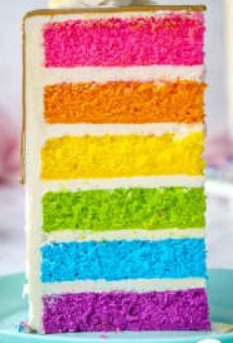
#> input picture eduatoz/data/cake.png, 233 x 343 px, found by its file name
$ jupyter execute --allow-errors DA_Python_Visualization_SOL.ipynb   (shell and % lines are left out)
#> lines starting #> are read from the running program, lines starting #| are printed output that depends on the picture
## 1.Matplotlib을 이용한 시각화
- https://matplotlib.org/3.1.1/gallery/index.html
- https://matplotlib.org/api/_as_gen/matplotlib.pyplot.html

### 1-01. figure
- Matplotlib에서 그래프(Axes, plot)는 Figure 객체내에 존재함
- 그래프를 위한 새로운 Figure는 plt.figure() 함수를 통해 생성
- plt.figure(번호, figsize=크기, dpi=1인치당 픽셀)
    - Create a new figure, or activate an existing figure.
    - cell에는 기본 figure가 설정되어 있음 : 0번
    - 번호를 지정하면 지정한 번호의 figure에 그려짐, 입력된 번호의 figure가 없거나, 생략되면 새로운 figure 생성
    - figsize=(가로크기, 세로크기)로 figure 크기 조절
    - 크기 단위 : 인치, 기본 1인치 = 72 픽셀 (dpi를 사용해 조절 가능)

#> (a cell that did not finish here is left out)

#> (a cell that did not finish here is left out)

[cell 3]
import matplotlib.pyplot as plt
import numpy as np
fig0 = plt.figure(0, figsize=(1,2), dpi=100)
fig1 = plt.figure(1, figsize=(2,4))
figX = plt.figure(figsize=(5, 1))
print(id(fig0), id(fig1), id(figX))
plt.figure(0)
plt.plot(np.arange(1,10, 2))
plt.show()
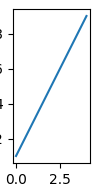
#> figure drawn by matplotlib, 1 panel

[cell 4]
# show 함수
# 그림은 show 함수 호출 전까지 누적됨, IPython에서는 show 호출 없어도 그려짐
# show를 호출하면 누적된 그림 출력
plt.show()

### 1-02. 선 그래프(Line plot)
- plt.plot() 함수 사용
- plt.plot([x], y, [fmt], [data]) 함수를 사용하여 x, y 축을 갖는 그래프 생성
    - x, y : array-like or scalar
    - fmt : str, optional, A format string, e.g. 'ro--' for red circles with dashed line
    - 'ro--' : fmtcolor='red', marker='o', linestyle='dashed'
    - data : indexable object, optional, DataFrame 같은 객체를 주면, x, y를 column 이름으로 줄 수 있음
- plot 설명에서 색, marker 등에 대한 정보 확인
- https://matplotlib.org/2.0.2/examples/color/named_colors.html
- https://matplotlib.org/api/_as_gen/matplotlib.pyplot.plot.html

#### 1-02-1. 하나의 선 그리기
- plt.plot(y) : x는 [0, 1, 2, ..] 자동생성
- plt.plot(x, y) : x, y 둘 다 지정, 개수가 동일해야 함
- plt.plt(x, y, fmt) : 선의 스타일 지정

[cell 5]
import numpy as np
import pandas as pd
score = pd.Series([1340, 1500, 2400, 3500, 4500, 5000,
                   5500, 4900, 4200, 3000, 2000, 1500],
                  index = ['Jan', 'Feb', 'Mar', 'Apr', 'May', 'Jun',
                           'Jul', 'Aug', 'Sep', 'Oct', 'Nov', 'Dec'])

[cell 6]
score.values  # ndarray

[cell 7]
# plot 그리기 실습
# y 축만 지정, x 축은 [0, 1, 2, 3...] 와 같이 자동으로 생성됨
import matplotlib.pyplot as plt

plt.plot(score.values)
plt.show()
#> figure, not shown here; curve peaks at x = 6, y = 5500

[cell 8]
# plot 그리기 실습
# x 축 : score.index
# y 축 : score.values

#plt.plot(score.index, score.values)
plt.plot(score)
plt.show()

[cell 9]
# plt.plot(x, y, fmt)를 사용하여 다음과 같은 그래프를 그려본다
# x, y 축을 갖고, 빨간색 점선/사각형마커('rs--')로 표시되는 그래프
# x : score.index
# y : score.values
# fmt : 'rs--' / color='red', marker='s', markersize=9, linestyle='dashed'

# plot 그리기 실습
#plt.plot(score, 'rs--')
plt.plot(score.index, score.values, color='green', marker='s', markersize=6, linestyle='dashed')
plt.show()

#### 1-02-2. 여러 선 그리기
- 하나의 plot 함수에 여러 선 정보 입력
    - plt.plot(x, y, fmt, x2, y2, fmt2, ...)
- plt.plot(x, y, fmt) 여러 번 사용
    - plt.plot(x, y, fmt)
    - plt.plot(x2, y2, fmt)

[cell 10]
# 여러 선 그리기'
# plt.plot(x, y, fmt)을 한 번 사용하여 작성해 본다
# fmt : 'ro--', 'gs--', 'b^--' 사용
x = np.arange(1, 11)
y1 = x ** 2
y2 = x ** 3
y3 = x * 4
# plot 그리기 실습
plt.plot(x, y1, 'ro--', x, y2, 'gs--', x, y3, 'b^--')
plt.show()
#> figure, not shown here; curve peaks at x = 10, y = 100; curve peaks at x = 10, y = 1000; curve peaks at x = 10, y = 40

[cell 11]
# 여러 선 그리기
# plt.plot(x, y, fmt)을 여러 번 사용하여 작성해 본다
# fmt : 'ro--', 'gs--', 'b^--' 사용
x = np.arange(1, 11)
y1 = x ** 2
y2 = x ** 3
y3 = x * 4

# plot 그리기 실습
plt.plot(x, y1, 'ro--')
plt.plot(x, y2, 'gs--')
plt.plot(x, y3, 'b^--')
plt.show()

#### 1-02-3. x, y 축 레이블 표시
- plt.xlabel(str, fontsize) : x 축에 대한 레이블 표시
- plt.ylabel(str, fontsize) : y 축에 대한 레이블 표시
- plt.title(str, fontsize) : plot에 대한 제목

[cell 12]
# 다음 출력과 같이 레이블과 제목을 표시하도록 한다.
score = pd.Series([1340, 1500, 2400, 3500, 4500, 5000,
                   5500, 4900, 4200, 3000, 2000, 1500],
                  index = ['Jan', 'Feb', 'Mar', 'Apr', 'May', 'Jun',
                           'Jul', 'Aug', 'Sep', 'Oct', 'Nov', 'Dec'])
plt.plot(score, 'b--')
# x축 'Month', y축 'Sales volume',  title 'Monthly sales volume'
plt.xlabel('Month', fontsize=12)
plt.ylabel('Sales volume', fontsize=12)
plt.title('Monthly sales volume', fontsize=15)
plt.show()

#### 1-02-4. x, y 축 특정 영역만 표시
- Limitation : 전체 데이터 중에 특정 영역만 표시
- x, y 별도 설정
    - plt.xlim(min, max)
    - plt.ylim(min, max)
- x, y 한번에 설정
    - plt.axis([xmin, xmax, ymin, ymax])

[cell 13]
# plt.xlim(min, max)
# plt.ylim(min, max)

score = pd.Series([1340, 1500, 2400, 3500, 4500, 5000,
                   5500, 4900, 4200, 3000, 2000, 1500],
                  index = ['Jan', 'Feb', 'Mar', 'Apr', 'May', 'Jun',
                           'Jul', 'Aug', 'Sep', 'Oct', 'Nov', 'Dec'])
plt.plot(score, 'b--')

# x 축에 대해서 'May'~'Sep', y축에 대해서 3000~6000 영역 표시
plt.xlim('May','Sep')
plt.ylim(3000, 6000)
plt.show()

[cell 14]
# plt.axis([xmin, xmax, ymin, ymax])
score = pd.Series([1340, 1500, 2400, 3500, 4500, 5000,
                   5500, 4900, 4200, 3000, 2000, 1500],
                  index = ['Jan', 'Feb', 'Mar', 'Apr', 'May', 'Jun',
                           'Jul', 'Aug', 'Sep', 'Oct', 'Nov', 'Dec'])
plt.plot(score, 'b--')

# x 축에 대해서 'May'~'Sep', y축에 대해서 3000~6000 영역 표시

plt.axis(['May', 'Sep', 3000, 6000])
plt.show()

#### 1-02-5. 범례 표시
##### Legend(범례), 범례 설정을 위해 그래프에 label이 있어야 함
- 방법1
        plt.plot(x, y, style, label='text')
        plt.legend(loc='text')

- 방법2
        plt.plot에 label 생략
        plt.legend(labels=[label1, label2 ...],loc='text')사용
        (순서, 개수 동일)

- loc : upper left, upper center, upper right, center left, center, center right, lower left, lower right, best, right 등

[cell 15]
x = np.arange(1, 11)
y1 = x ** 2
y2 = x ** 3
y3 = x * 4

# 다음과 같은 결과로 범례가 표시되도록
# plt.plot의 label, plt.legend의 loc을 지정해 본다
# fmt : 'ro--', 'gs--', 'b^--' 사용
plt.plot(x, y1, 'ro--', label='red')
plt.plot(x, y2, 'gs--', label='green')
plt.plot(x, y3, 'b^--', label='blue')
plt.legend(loc='upper left')
plt.show()
#> figure, not shown here; curve peaks at x = 10, y = 100; curve peaks at x = 10, y = 1000; curve peaks at x = 10, y = 40

[cell 16]
x = np.arange(1, 11)
y1 = x ** 2
y2 = x ** 3
y3 = x * 4

# 다음과 같은 결과로 범례가 표시되도록
# plt.legend에 labels 및 loc을 지정해 본다
# fmt : 'ro--', 'gs--', 'b^--' 사용

plt.plot(x, y1,'ro--', x, y2, 'gs--', x, y3, 'b^--')
plt.legend(labels=['red', 'green', 'blue'], loc='best')
plt.show()

#### 1-02-6. 눈금선 표시
- plt.grid() : 눈금선 표시 (True 사용가능)
- plt.grid(False) : 눈금선 표시 안함
- plt.grid(which='both', axis='both', color='gray', dashes=(3,3))
    - 종류지정 - which : {'major', 'minor', 'both'}
    - 축지정 - axis : {'both', 'x', 'y'}
    - 점선모양 지정 - dashes : (5, 2, 1, 2) describes a sequence of 5 point and 1 point dashes separated by 2 point spaces.
    - 투명도 지정 - alpha : 0~1
    - linestyle, linewidth 눈금선 모양과 두께 지정 ('-', '--', '-.', ':' 등)
- https://matplotlib.org/api/_as_gen/matplotlib.pyplot.grid.html

[cell 17]
# 눈금선 표시
x = np.arange(1, 11)
y1 = x ** 2
y2 = x ** 3
y3 = x * 4
plt.plot(x, y1,'ro--', x, y2, 'gs--', x, y3, 'b^--')
plt.legend(['red', 'green', 'blue'], loc='best')

# 눈금선이 표시되도록 설정
#plt.grid(True)
# 눈금선의 스타일 설정
plt.grid(which='both', axis='x', color='green', alpha=0.5, dashes=(5,2,1,2))
plt.grid(which='both', axis='y', color='red', alpha=0.5, linestyle='-.', linewidth=1)
plt.show()
#> figure, not shown here; curve peaks at x = 10, y = 100; curve peaks at x = 10, y = 1000; curve peaks at x = 10, y = 40

#### 1-02-7. 눈금 간격(Tick) 설정

ax = plt.axes()  # axes 객체를 받아옴
- Axes.set_xticks(self, ticks, *, minor=False)
- Axes.set_yticks(self, ticks, *, minor=False)
- 주 눈금(major tick) 설정
    - ax.set_xticks(array-like)
    - ax.set_yticks(array-like)
- 보조 눈금(minor tick) 설정
    - ax.set_xticks(array-like, minor=True)
    - ax.set_yticks(array-like, minor=True)

[cell 18]
ax=plt.axes()

[cell 19]
# 주눈금, 보조눈금 설정
import matplotlib.ticker as ticker

x = np.arange(1, 11)  # 1 ~ 10
y1 = x ** 2
y2 = x ** 3  # 1 ~ 1000

ax = plt.axes()
ax.set_xticks(np.arange(1,11, 2))       # major xticks
ax.set_yticks(np.arange(0,1001, 200))   # major yticks
ax.set_xticks(np.arange(1,11), minor=True)       # minor xticks
ax.set_yticks(np.arange(0,1001, 100), minor=True)   # minor yticks
# 눈금선이 표시되도록 설정
plt.plot(x, y1,'ro--', x, y2, 'gs--')
plt.grid(which='major', axis='both', color='blue', alpha=0.5)
plt.grid(which='minor', axis='both', color='gray', alpha=0.5, dashes=(3, 3))
plt.show()
#> figure, not shown here; curve peaks at x = 10, y = 100; curve peaks at x = 10, y = 1000

#### 1-02-8. Ticks 설정
- Ticks : 그래프의 축에 간격을 구분하기 위해 표시하는 눈금
- plt.xticks(ticks=None, labels=None, **kwargs)
    - ticks : array-like, optional
    - labels : array-like, optional
    - kwargs : Text property
- xticks : https://matplotlib.org/stable/api/_as_gen/matplotlib.pyplot.xticks.html
- kwargs : https://matplotlib.org/stable/api/text_api.html#matplotlib.text.Text

- plt.tick_params() 눈금의 스타일 설정
- https://matplotlib.org/stable/api/_as_gen/matplotlib.pyplot.tick_params.html

[cell 20]
# tick 설정
x = np.arange(1, 11)  # 1 ~ 10
y1 = x ** 2
y2 = x ** 3  # 1 ~ 1000
y3 = x * 4
plt.plot(x, y1,'ro--', x, y2, 'gs--', x, y3, 'b^--')
plt.legend(['red', 'green', 'blue'], loc='best')

# 눈금선이 표시되도록 설정
plt.xticks(np.arange(1, 11, 2),  # 1, 3, 5, 7, 9
           labels = ['Jan', 'Mar', 'May', 'Jul', 'Sep'],
           rotation=20)
ytick = np.arange(0, 1100, 150)
ytick_label = [f'{x}GB' for x in ytick]
plt.yticks(ytick, labels=ytick_label)
plt.grid()
plt.show()
#> figure, not shown here; curve peaks at x = 10, y = 100; curve peaks at x = 10, y = 1000; curve peaks at x = 10, y = 40

#### 1-02-9. 설명 화살표, 글 표시
- plt.annotate(text, xy, xytext, arrowprops) 매우 다양한 형식이 있음!
    - text : 표시할 문구
    - xy : 화살표를 표시할 좌표, (x, y)
    - xytext : 문구를 표시할 좌표, (x, y)
    - arrowprops : 화살표 속성, dict 객체 지정 {'color':'blue'}
- annotations : https://matplotlib.org/tutorials/text/annotations.html

- plt.text(x, y, text)
    - x, y : 문구 표시할 위치 좌표
    - text : 표시할 문구
- text : https://matplotlib.org/stable/api/_as_gen/matplotlib.pyplot.text.html

[cell 21]
# 그림 내 텍스트
x = np.arange(1, 11)
y1 = 3 * x ** 2
y2 = 2 * x ** 3
plt.plot(x, y1,'ro--', x, y2, 'gs--')
# here = 8, 1100(화살표 위치), 7, 1350 (text)
# 3x^2 = 8.5, 100
# 2x^3 = 8.5, 1100
plt.annotate('here', (8, 1080), (7, 1350), arrowprops={'color':'blue'})
plt.text(8.5, 100, '$y=3x^2$')
plt.text(8.5, 1100, '$y=2x^3$')
plt.grid()
plt.show()
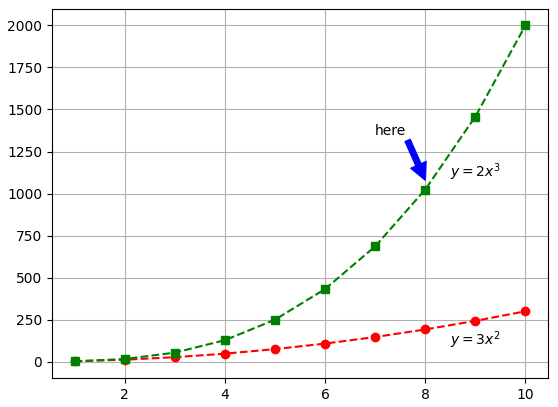
#> figure drawn by matplotlib, 1 panel; curve peaks at x = 10, y = 300; curve peaks at x = 10, y = 2000

### 1-03. Subplot
- 여러 plot을 나누어 표시
- plt.subplot(row, col, idx)
   - row, col : shape(행, 열)
   - idx : 일련번호 1부터 시작
- figure, axes = plt.subplots(row, col, **args)
   - row, col : shape(행, 열)
   - sharex = True (x축을 공유한다는 의미)
   - constrained_layout = True (subplot 간 간격 확보 - 제목 달때)
- figure : 1개 캔버스
- axes : 캔버스 위에 그려지는 1개 그래프
- https://matplotlib.org/api/_as_gen/matplotlib.pyplot.subplot.html
- https://matplotlib.org/api/_as_gen/matplotlib.pyplot.subplots.html

#> (a cell that did not finish here is left out)

[cell 23]
name = ["Kim", "Yoon", "Choi", "Park"]
month = ["March", "April", "May", "June"]
data = {'name'    : month,
        'english' : [80, 90, 100, 95],
        'chinese' : [100, 80, 70, 85],
        'korean'  : [95, 100, 80, 60],
        'math'    : [90, 70, 60, 100]}
df = pd.DataFrame(data)
df

[cell 24]
# subplot
plt.subplot(2,2,1)
plt.plot('name', 'english', 'ro--', data=df)
plt.ylim(60, 100)
plt.grid()

plt.subplot(2,2,2)
plt.plot('name', 'chinese', 'gs--', data=df)
plt.ylim(60, 100)
plt.grid()

plt.subplot(2,2,3)
plt.plot('name', 'korean', 'b^--', data=df)
plt.ylim(60, 100)
plt.grid()

plt.subplot(224) # 하나의 숫자로 표현
plt.plot('name', 'math', 'm--', data=df)
plt.ylim(60, 100)
plt.grid()

plt.show()

[cell 25]
# subplot - iteration 사용
x = 'name'
y = ['english', 'chinese', 'korean', 'math']
fmt = ['ro--', 'gs--', 'b^--', 'm--']
r, c = 2, 2

# 위와 동일한 동작을 하는 subplot을 iteration을 사용하여 만들어 보도록 합니다.

for number, idx in enumerate(range(r*c), start=221):   # 221, 0, 222, 1, 223, 2, 224, 3
    #print(number, idx)
    plt.subplot(number)
    plt.plot(x, y[idx], fmt[idx], data=df)
    plt.ylim(60, 100)
    plt.grid()

plt.show()

[cell 26]
names = ['group_a', 'group_b', 'group_c']
values = [10,50,100]
graphs = [plt.bar, plt.scatter, plt.plot]
#[131][132][133]
plt.figure(0, figsize=(10,3), facecolor ='#ACFF44')

# 반복문 사용하여 subplot 그리기
for number, graph in enumerate(graphs, start=131):
    plt.subplot(number)
    graph(names, values)
plt.suptitle('Categorical Plotting')
plt.show()

[cell 27]
# subplots - iteration 사용
x = 'name'
y = ['english', 'chinese', 'korean', 'math']
fmt = ['ro--', 'gs--', 'b^--', 'm--']
r, c = 2, 2

fig, axes = plt.subplots(r, c, sharex=True, sharey=True)
for axflat, cy, style in zip(axes.flat, y[:r*c], fmt[:r*c]):
    axflat.plot(x, cy, style, data=df)
    # 축(axis) ticks 지정, ticks를 없앨때 []사용
    axflat.set(xticks=[1, 2], yticks=range(60, 101, 10))
    #axflat.axis('off') # axis를 아예표시 하지 않음
    axflat.axis(['March', 'June', 60, 100])
    axflat.grid()
plt.show()

### 1-04. Scatter
- 산점도, 산포도, 분산 형 차트
- 두 데이터간의 관계를 보기 위해 사용함
- plt.scatter(x, y, s, c, alpha)
   - s : scale
   - c : color
   - alpha : 투명도(0~1)
- https://matplotlib.org/api/_as_gen/matplotlib.pyplot.scatter.html
- line style은 링크 참고
  - https://matplotlib.org/gallery/lines_bars_and_markers/linestyles.html#sphx-glr-gallery-lines-bars-and-markers-linestyles-py

[cell 28]
np.random.seed(100)
np.random.rand(5) * 10

[cell 29]
np.random.seed(100)
np.random.randint(10, 100, 50)  # 10 ~ 99, 50개
np.random.randint(200, 203, 50) # 200 ~ 202, 50개

[cell 30]
np.random.seed(100)
x = np.arange(50)
y = x + np.random.rand(50) * 10
size  = np.random.randint(10, 100, 50)
color = np.random.randint(200, 203, 50)  # 3가지 색상

# 크기를 size, 색상을 color, 투명도를 0.7로 지정하여 산점도 그래프를 그리세요.
plt.scatter(x, y, s=size, c=color, alpha=0.7)
plt.show()
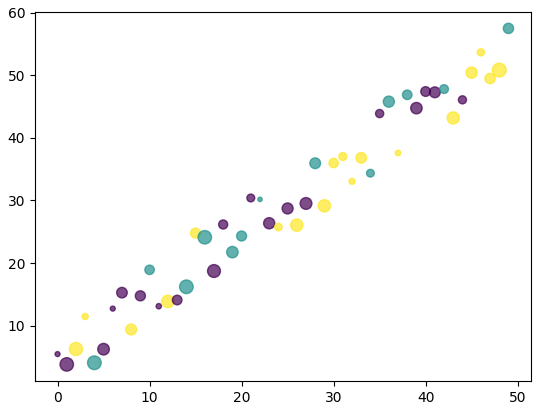
#> figure drawn by matplotlib, 1 panel

[cell 31]
# scatter (산포도) : 데이터 분포를 보기 위해 사용하는 그래프
np.random.seed(100)
x = np.arange(50)
y = x + np.random.rand(50) * 10
size  = np.random.randint(10, 100, 50)
color = np.random.randint(200, 203, 50)

# plt.axes() -> axes 반환
ax = plt.axes()
ax.set_xticks(np.arange(0, 51, 10))
ax.set_yticks(np.arange(-10, 71, 10))
ax.set_xticks(np.arange(0, 51, 5), minor=True)
ax.set_yticks(np.arange(-10, 71, 5), minor=True)
plt.grid(which='both', color='gray', dashes=(3,3))
# s=size, c=color, alpha=투명도 (0~1, 0:투명, 1:불투명)
plt.scatter(x, y, s=size, c=color, alpha=0.7)
plt.show()
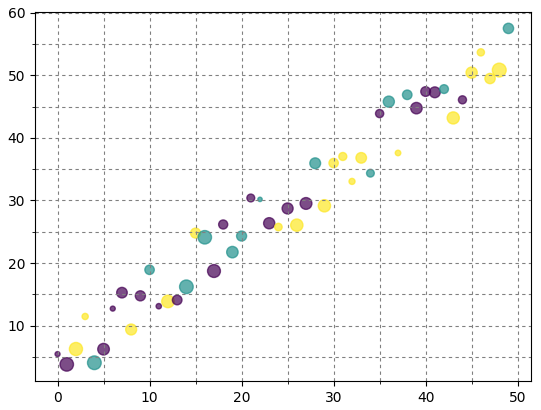
#> figure drawn by matplotlib, 1 panel

### 1-05. Bar 그래프
- 여러 대상의 양적의 비교가 필요할 때 사용
- 시간의 흐름에 따른 비교도 할 수 있지만, 변화의 흐름 보다는 변화의 크기에 집중이 필요할 때 사용함
- plt.bar(x, y) : 수직바
- plt.barh(x, y) : 수평바
- https://matplotlib.org/api/_as_gen/matplotlib.pyplot.bar.html
- https://matplotlib.org/api/_as_gen/matplotlib.pyplot.barh.html

[cell 32]
names = ['A', 'B', 'C']
values= [50, 30, 100]
plt.subplot(121)
# bar 그래프 그리기
plt.bar(names, values)
plt.subplot(122)
# barh 그래프 그리기
plt.barh(names, values)
plt.show()
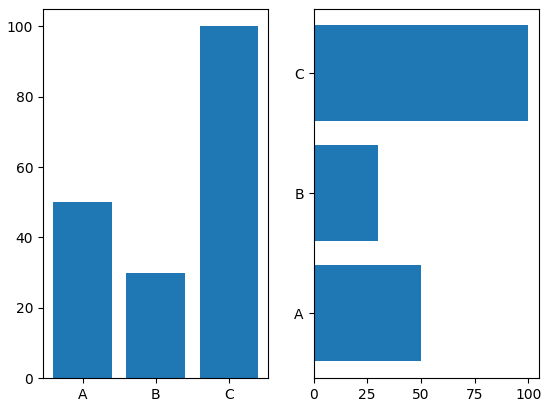
#> figure drawn by matplotlib, 2 panels; panel 1: tallest bar 100 high, from x = 1.6 to 2.4

[cell 33]
# 여러 개의 bar 넣는 방법
import numpy as np
np.random.seed(0)
data = np.random.randint(20, 70, (3,4))
X = np.arange(4)
for i, c in zip(range(len(data)), list('rgb')) :
    plt.bar(X + i*0.25, data[i], color = c, width = 0.25)

plt.legend(labels=['English', 'Chinese', 'Japanese'])
plt.xticks(X+0.25, labels=['2017', '2018', '2019', '2020'])
plt.yticks(np.arange(0, 80, 10))
plt.grid()
plt.show()
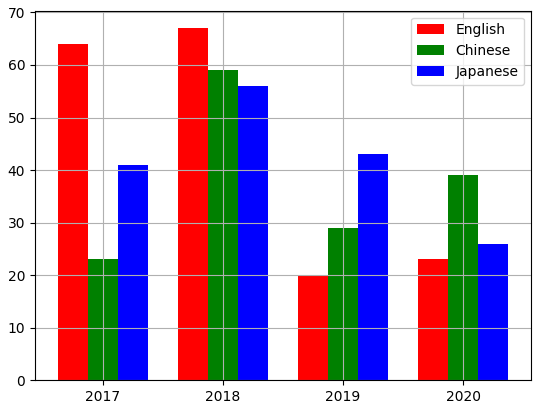
#> figure drawn by matplotlib, 1 panel; tallest bar 67 high, from x = 0.875 to 1.12; tallest bar 59 high, from x = 1.12 to 1.38; tallest bar 56 high, from x = 1.38 to 1.62

### 1-06. 히스토그램(Histogram)
- 변수가 하나인 단변수 데이터의 빈도수를 그래프로 표현(일변량 그래프)
- 히스토그램을 그리기 위한 hist 명령은 bins 인수로 데이터를 집계할 구간 정보를 받음
- 데이터 집계 결과를 반환
- n, bins, patches = plt.hist(x, bins, range)
   - x : 데이터
   - bins : 계급
   - range: 대상 범위, (min, max)
   - n : 도수
   - patches : 계급별 히스토그램 좌표와 높이
- https://matplotlib.org/api/_as_gen/matplotlib.pyplot.hist.html

[cell 34]
np.random.seed(10)
x = np.random.normal(100, 15, 10000)
np.mean(x), np.std(x)

[cell 35]
# histogram
np.random.seed(1)
x = np.random.normal(100, 15, 10000)
# 전체 범위에 대해(별도 지정 필요 없음), 50개 계급으로 나눈 히스토그램 그리기
n, bins, patches = plt.hist(x, 50)
plt.grid()
plt.show()
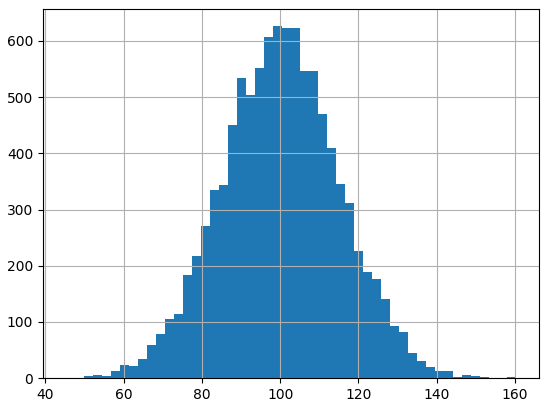
#> figure drawn by matplotlib, 1 panel; tallest bar 626 high, from x = 98.17 to 100.5

[cell 36]
print(n[18:22], bins[18:22])

[cell 37]
print(patches[20])

[cell 38]
np.random.seed(1)
mu, sigma = 100, 15
x = mu + sigma * np.random.randn(10000)
# facecolor=색상, 막대의 색상지정
# density=True, y축을 확률밀도로 표시
plt.hist(x, 50, density=True, facecolor='g')
plt.xlabel('Smarts')
plt.ylabel('Probability')
plt.text(60, 0.025, f'$\mu={mu},\ \sigma={sigma}$')
plt.axis([40, 160, 0, 0.03])
plt.grid(True)
plt.show()
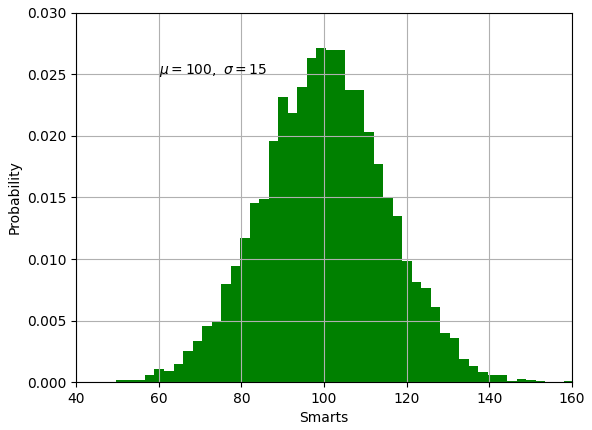
#> figure drawn by matplotlib, 1 panel; tallest bar 0.0272 high, from x = 98.17 to 100.5

### 1-07. Pie 그래프
- 전체에 대한 각 부분의 비율을 부채꼴 모양으로 나타낸 그래프
- 각 부채꼴의 중심각이 전체에서 차지하는 비율을 나타내며, 비율을 한눈에 볼 수 있다는 장점이 있음
- 전체적인 비율을 쉽게 파악할 수 있어서 언론사에서 통계 수치를 공개할 때 자주 활용됨
- plt.pie(data, labels, colors, autopct)
   - data : 데이터
   - labels : 각 부채꼴의 레이블
   - colors : 각 부채꼴의 색상
   - autopct : 비율 표시 형식
- https://matplotlib.org/stable/api/_as_gen/matplotlib.pyplot.pie.html

[cell 39]
import matplotlib.pyplot as plt
color = ['yellowgreen', 'gold', 'deepskyblue', 'red', 'lightgrey']
langs = ['Ruby', 'C', 'Java', 'Python', 'HTML5']
students = [7, 20, 15, 40, 10]
plt.figure(figsize=(6,4))
plt.pie(students, labels=langs, colors = color, autopct='%.2f%%')
plt.axis('equal')
plt.title('Pie Chart')
plt.legend(loc='lower right',
           bbox_to_anchor=(1, 0), bbox_transform=plt.gcf().transFigure)
plt.show()
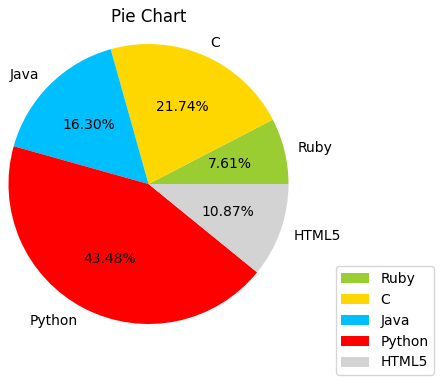
#> figure drawn by matplotlib, 1 panel

### 1-08. 이미지 출력
- plt.imshow(arraylike or PIL)
- https://matplotlib.org/api/_as_gen/matplotlib.pyplot.imshow.html

[cell 40]
# PIL(Python Image Library), Pillow
# img = Image.open(path)
# plt.imshow(img)
# RGB 순서
import matplotlib.pyplot as plt
from PIL import Image

# 'cake.png' 이미지 표시하기
img = Image.open('cake.png')
#> img is the input picture: PIL image 233x343 RGB; mean R, G, B 188.4, 167.3, 142.3
plt.imshow(img)
plt.axis('off')
plt.show()

[cell 41]
type(img), img

[cell 42]
# OpenCV
# img=cv2.imread(path)
# BGR 순서
import cv2
import matplotlib.pyplot as plt
img = cv2.imread('cake.png')
#> img: shape (343, 233, 3)
print(type(img))
#| <class 'numpy.ndarray'>
plt.imshow(img[ ... , ::-1]) # img => axis = 0, 1, 2
#plt.imshow(img)
plt.axis('off')  # 축표시 제거
plt.show()

[cell 43]
img.shape
#> Out = (343, 233, 3)

## 2.Seaborn을 이용한 시각화
- matplotlib를 기반으로 하는 Python visualization라이브러리
- attractive한 통계적 그래프를 제공하는 라이브러리
- 공식사이트 : ```http://seaborn.pydata.org```
    - boxplot
    - swarmplot
    - lmplot
    - heatmap
    - pairplot
- 참고 : https://www.codecademy.com/articles/seaborn-design-i

[cell 44]
import matplotlib.pyplot as plt
import numpy as np
import seaborn as sns

### 2-01. Seaborn의 스타일, 팔렛트
- sns.set_style(style) : 스타일 설정
  - style : 'white', 'dark', 'whitegrid', 'darkgrid' ..
- x = sns.color_palette(palette) : 팔렛트 객체 가져오기
- sns.set_palette(x) : 팔렛트 설정
    - palette : 'Set1', 'Pastel1' ...
    - x : 팔렛트 객체
- sns.set_context(x) : context 설정
    - x : 'paper', 'poster' ...

[cell 45]
# 라인플롯(Line plot) 그리기
x = np.arange(1, 11, 0.2)
y1 = x ** 2
y2 = x ** 2.5
y3 = x ** 3
# 스타일 설정
sns.set_style("darkgrid")
plt.figure(figsize=(5,3))
plt.plot(x, y1, x, y2, x, y3)
plt.show()
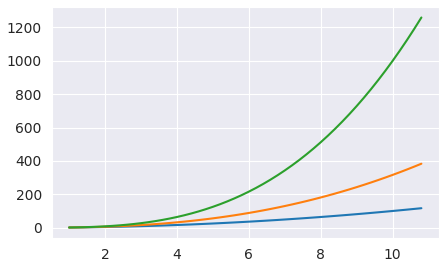
#> figure drawn by matplotlib, 1 panel; curve peaks at x = 10.8, y = 116.6; curve peaks at x = 10.8, y = 383.3; curve peaks at x = 10.8, y = 1259.7
